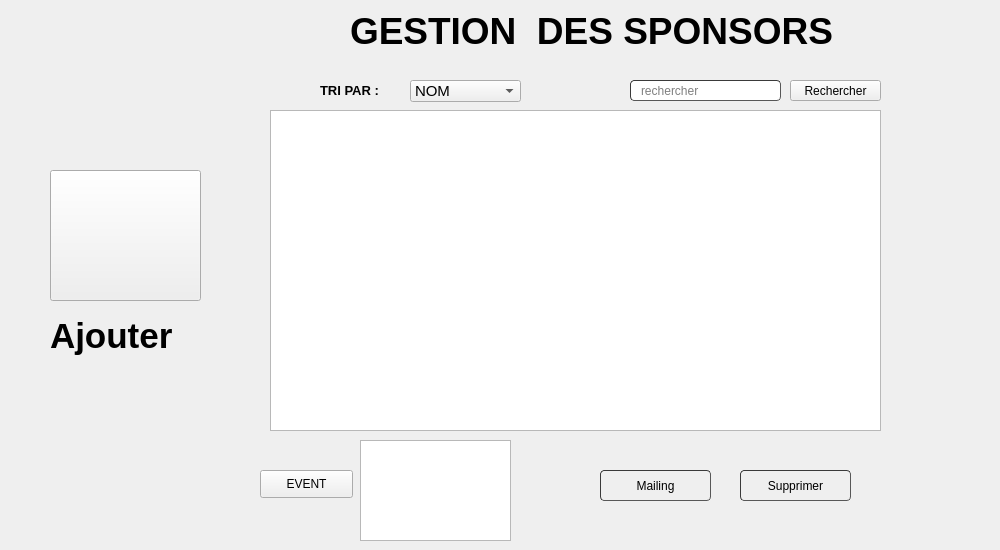
     <widget class="QWidget" name="page_6">
      <widget class="QLabel" name="label_2">
       <property name="geometry">
        <rect>
         <x>350</x>
         <y>10</y>
         <width>641</width>
         <height>41</height>
        </rect>
       </property>
       <property name="font">
        <font>
         <family>MS Shell Dlg 2</family>
         <pointsize>28</pointsize>
         <weight>75</weight>
         <bold>true</bold>
        </font>
       </property>
       <property name="text">
        <string>GESTION  DES SPONSORS</string>
       </property>
      </widget>
      <widget class="QLabel" name="label_24">
       <property name="geometry">
        <rect>
         <x>320</x>
         <y>80</y>
         <width>81</width>
         <height>21</height>
        </rect>
       </property>
       <property name="font">
        <font>
         <pointsize>10</pointsize>
         <weight>75</weight>
         <bold>true</bold>
        </font>
       </property>
       <property name="text">
        <string>TRI PAR :</string>
       </property>
      </widget>
      <widget class="QComboBox" name="comboBox_2">
       <property name="geometry">
        <rect>
         <x>410</x>
         <y>80</y>
         <width>111</width>
         <height>22</height>
        </rect>
       </property>
       <property name="font">
        <font>
         <pointsize>11</pointsize>
        </font>
       </property>
       <property name="styleSheet">
        <string notr="true"/>
       </property>
       <item>
        <property name="text">
         <string>NOM</string>
        </property>
       </item>
       <item>
        <property name="text">
         <string>ADRESSE</string>
        </property>
       </item>
       <item>
        <property name="text">
         <string>TEL</string>
        </property>
       </item>
      </widget>
      <widget class="QPushButton" name="search_2">
       <property name="geometry">
        <rect>
         <x>790</x>
         <y>80</y>
         <width>91</width>
         <height>21</height>
        </rect>
       </property>
       <property name="font">
        <font>
         <pointsize>9</pointsize>
        </font>
       </property>
       <property name="text">
        <string>Rechercher</string>
       </property>
       <property name="iconSize">
        <size>
         <width>20</width>
         <height>20</height>
        </size>
       </property>
      </widget>
      <widget class="QPushButton" name="supprimer_2">
       <property name="geometry">
        <rect>
         <x>740</x>
         <y>470</y>
         <width>111</width>
         <height>31</height>
        </rect>
       </property>
       <property name="styleSheet">
        <string notr="true">	border-width: 1px; border-radius: 4px;
	border-color: rgb(58, 58, 58);
	border-style: inset;
	padding: 0 8px;


	selection-color: rgb(60, 63, 65);</string>
       </property>
       <property name="text">
        <string>Supprimer</string>
       </property>
       <property name="icon">
        <iconset>
         <normaloff>:/logo/delete.png</normaloff>:/logo/delete.png</iconset>
       </property>
      </widget>
      <widget class="QPushButton" name="mailing">
       <property name="geometry">
        <rect>
         <x>600</x>
         <y>470</y>
         <width>111</width>
         <height>31</height>
        </rect>
       </property>
       <property name="styleSheet">
        <string notr="true">	border-width: 1px; border-radius: 4px;
	border-color: rgb(58, 58, 58);
	border-style: inset;
	padding: 0 8px;


	selection-color: rgb(60, 63, 65);</string>
       </property>
       <property name="text">
        <string>Mailing</string>
       </property>
       <property name="icon">
        <iconset>
         <normaloff>:/logo/delete.png</normaloff>:/logo/delete.png</iconset>
       </property>
      </widget>
      <widget class="QLineEdit" name="recherche_2">
       <property name="geometry">
        <rect>
         <x>630</x>
         <y>80</y>
         <width>151</width>
         <height>21</height>
        </rect>
       </property>
       <property name="styleSheet">
        <string notr="true">	border-width: 1px; border-radius: 4px;
	border-color: rgb(58, 58, 58);
	border-style: inset;
	padding: 0 8px;


	selection-background-color: rgb(187, 187, 187);
	selection-color: rgb(60, 63, 65);</string>
       </property>
       <property name="placeholderText">
        <string>rechercher</string>
       </property>
      </widget>
      <widget class="QTableView" name="tableView_2">
       <property name="geometry">
        <rect>
         <x>270</x>
         <y>110</y>
         <width>611</width>
         <height>321</height>
        </rect>
       </property>
       <property name="styleSheet">
        <string notr="true"/>
       </property>
      </widget>
      <widget class="QPushButton" name="sponsor_ajout">
       <property name="geometry">
        <rect>
         <x>50</x>
         <y>170</y>
         <width>151</width>
         <height>131</height>
        </rect>
       </property>
       <property name="text">
        <string/>
       </property>
       <property name="icon">
        <iconset resource="projet.qrc">
         <normaloff>:/icons/icons8_add_user_male_200px.png</normaloff>:/icons/icons8_add_user_male_200px.png</iconset>
       </property>
       <property name="iconSize">
        <size>
         <width>150</width>
         <height>150</height>
        </size>
       </property>
       <property name="autoDefault">
        <bool>false</bool>
       </property>
      </widget>
      <widget class="QLabel" name="label_31">
       <property name="geometry">
        <rect>
         <x>50</x>
         <y>310</y>
         <width>161</width>
         <height>51</height>
        </rect>
       </property>
       <property name="font">
        <font>
         <family>MS Shell Dlg 2</family>
         <pointsize>26</pointsize>
         <weight>75</weight>
         <bold>true</bold>
        </font>
       </property>
       <property name="text">
        <string>Ajouter </string>
       </property>
      </widget>
      <widget class="QTableView" name="tableView_3">
       <property name="geometry">
        <rect>
         <x>360</x>
         <y>440</y>
         <width>151</width>
         <height>101</height>
        </rect>
       </property>
      </widget>
      <widget class="QPushButton" name="total">
       <property name="geometry">
        <rect>
         <x>260</x>
         <y>470</y>
         <width>93</width>
         <height>28</height>
        </rect>
       </property>
       <property name="text">
        <string>EVENT</string>
       </property>
      </widget>
     </widget>
